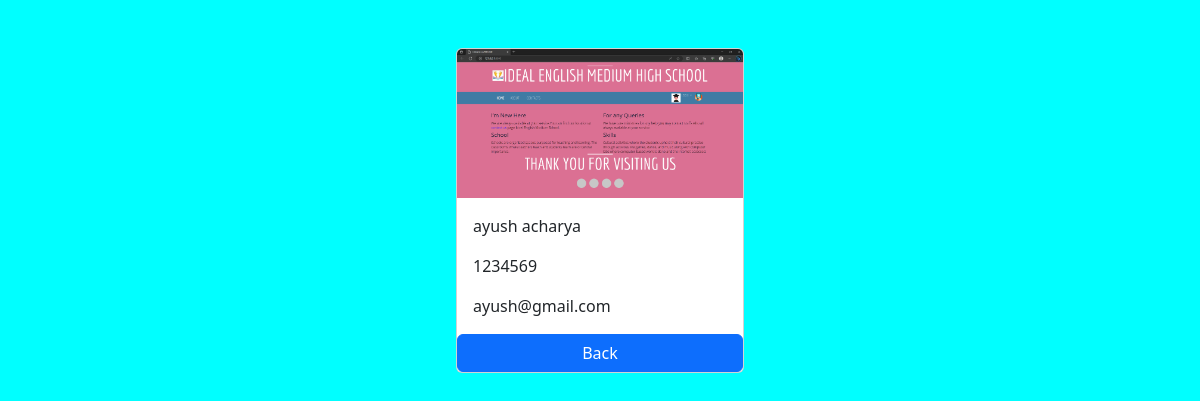
Screenshot of /employees/2/ with the database file from the repository.
### employees/models.py (models this page shows, shortened)
class Employee(models.Model):    #table name
    first_name = models.CharField(max_length=100)  #field name
    last_name = models.CharField(max_length=100)
    photo = models.ImageField(upload_to='img')
    email = models.EmailField(unique=True)  #to keep unigue
    phone = models.CharField(max_length=12,blank = True)  #optional field
    created_at = models.DateTimeField(auto_now_add=True)
    upadted_at = models.DateTimeField(auto_now=True)

### employees/views.py (the view)
# urls.py: path('<int:pk>/', views.employee_details,name = 'employee_details'),  #here by using the pk we are fetching the employees likee...employeees/pk/ then it calls the view function we can also name it by 
def employee_details(request,pk):
    employee = get_object_or_404(Employee,pk = pk)   #get_object_or_404 is used to render both if found detail means detail else 404 error
    context = {
        'employee' : employee,
    }
    return render(request,'employees_detail.html',context)

### templates/employees_detail.html (shortened to what this page needs)
{% load static %}
<!DOCTYPE html>
<html lang="en">
<head>
  <link href="https://cdn.jsdelivr.net/npm/bootstrap@5.3.1/dist/css/bootstrap.min.css" rel="stylesheet">
<link rel ="stylesheet" href = "{% static 'css/style.css'%}">
</head>
<body>
  <div class = "container pt-5">
    <div class="card mx-auto" style="width: 18rem;">
        <img class="card-img-top" src="{{ employee.photo.url }}" alt="Card image cap">
        <div class="card-body">
          <p class="card-text">{{employee.first_name}} {{employee.last_name}}</p>
          <p class="card-text"> {{employee.phone}}</p>
          <p class="card-text"> {{employee.email}}</p>
        </div>
        <a href = "{% url 'home' %}" class = "btn btn-primary">Back</a>
      </div>
</div>
</body>
</html>

### djangofirst/static/css/style.css (style rules this page uses)
body { background-color: aqua; }

### rows the page displays
Employee: photo (picture), first_name "ayush", last_name "acharya", phone "1234569", email "ayush@gmail.com"
